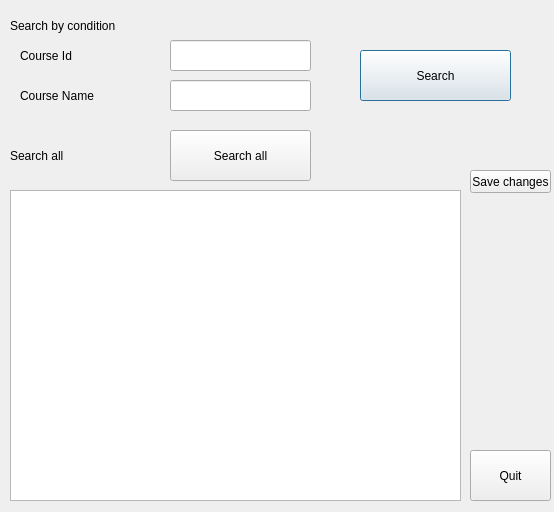
<?xml version="1.0" encoding="UTF-8"?>
<ui version="4.0">
 <class>selectcourse</class>
 <widget class="QDialog" name="selectcourse">
  <property name="geometry">
   <rect>
    <x>0</x>
    <y>0</y>
    <width>554</width>
    <height>512</height>
   </rect>
  </property>
  <property name="windowTitle">
   <string>Dialog</string>
  </property>
  <widget class="QLineEdit" name="CourseId">
   <property name="geometry">
    <rect>
     <x>170</x>
     <y>40</y>
     <width>141</width>
     <height>31</height>
    </rect>
   </property>
  </widget>
  <widget class="QLineEdit" name="CourseName">
   <property name="geometry">
    <rect>
     <x>170</x>
     <y>80</y>
     <width>141</width>
     <height>31</height>
    </rect>
   </property>
  </widget>
  <widget class="QLabel" name="label">
   <property name="geometry">
    <rect>
     <x>20</x>
     <y>40</y>
     <width>141</width>
     <height>31</height>
    </rect>
   </property>
   <property name="text">
    <string>Course Id</string>
   </property>
  </widget>
  <widget class="QLabel" name="label_2">
   <property name="geometry">
    <rect>
     <x>20</x>
     <y>80</y>
     <width>151</width>
     <height>31</height>
    </rect>
   </property>
   <property name="text">
    <string>Course Name</string>
   </property>
  </widget>
  <widget class="QTableWidget" name="tableWidget">
   <property name="geometry">
    <rect>
     <x>10</x>
     <y>190</y>
     <width>451</width>
     <height>311</height>
    </rect>
   </property>
  </widget>
  <widget class="QPushButton" name="pushButton">
   <property name="geometry">
    <rect>
     <x>360</x>
     <y>50</y>
     <width>151</width>
     <height>51</height>
    </rect>
   </property>
   <property name="text">
    <string>Search</string>
   </property>
  </widget>
  <widget class="QPushButton" name="pushButton_2">
   <property name="geometry">
    <rect>
     <x>470</x>
     <y>450</y>
     <width>81</width>
     <height>51</height>
    </rect>
   </property>
   <property name="text">
    <string>Quit</string>
   </property>
  </widget>
  <widget class="QPushButton" name="pushButton_3">
   <property name="geometry">
    <rect>
     <x>170</x>
     <y>130</y>
     <width>141</width>
     <height>51</height>
    </rect>
   </property>
   <property name="text">
    <string>Search all</string>
   </property>
  </widget>
  <widget class="QLabel" name="label_3">
   <property name="geometry">
    <rect>
     <x>10</x>
     <y>10</y>
     <width>511</width>
     <height>31</height>
    </rect>
   </property>
   <property name="text">
    <string>Search by condition</string>
   </property>
  </widget>
  <widget class="QLabel" name="label_4">
   <property name="geometry">
    <rect>
     <x>10</x>
     <y>140</y>
     <width>151</width>
     <height>31</height>
    </rect>
   </property>
   <property name="text">
    <string>Search all</string>
   </property>
  </widget>
  <widget class="QPushButton" name="pushButton_4">
   <property name="geometry">
    <rect>
     <x>470</x>
     <y>170</y>
     <width>81</width>
     <height>23</height>
    </rect>
   </property>
   <property name="text">
    <string>Save changes</string>
   </property>
  </widget>
  <widget class="QLabel" name="label_5">
   <property name="geometry">
    <rect>
     <x>0</x>
     <y>-80</y>
     <width>771</width>
     <height>621</height>
    </rect>
   </property>
   <property name="text">
    <string>&lt;html&gt;&lt;head/&gt;&lt;body&gt;&lt;p&gt;&lt;img src=&quot;:/blue/blue4.jpg&quot;/&gt;&lt;/p&gt;&lt;/body&gt;&lt;/html&gt;</string>
   </property>
  </widget>
  <zorder>label_5</zorder>
  <zorder>CourseId</zorder>
  <zorder>CourseName</zorder>
  <zorder>label</zorder>
  <zorder>label_2</zorder>
  <zorder>tableWidget</zorder>
  <zorder>pushButton</zorder>
  <zorder>pushButton_2</zorder>
  <zorder>pushButton_3</zorder>
  <zorder>label_3</zorder>
  <zorder>label_4</zorder>
  <zorder>pushButton_4</zorder>
 </widget>
 <resources/>
 <connections/>
</ui>
